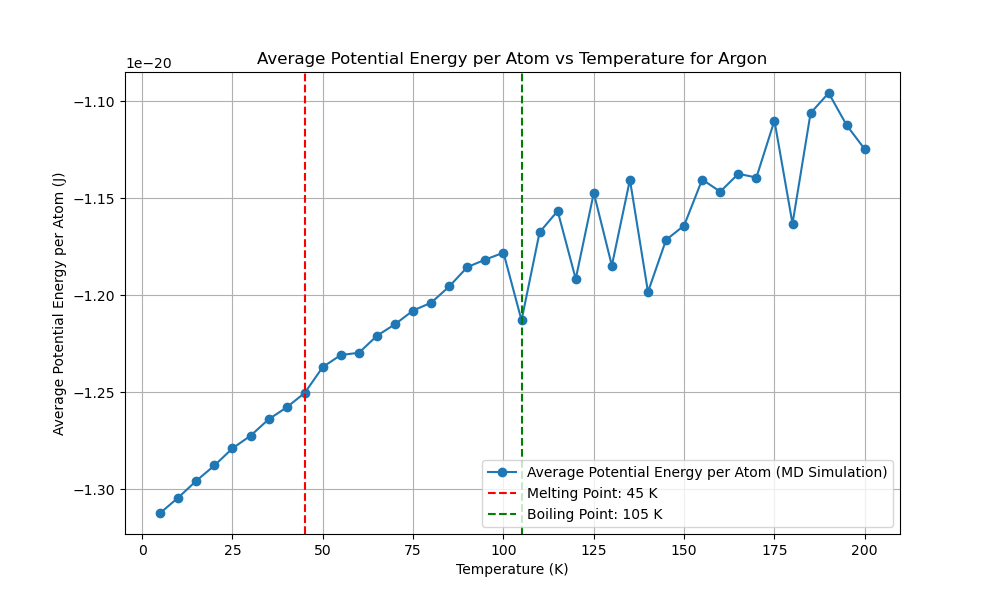

Write Python code to recreate this figure.
import numpy as np
import matplotlib.pyplot as plt
from scipy.optimize import minimize
from multiprocessing import Pool
import time
from reportlab.lib.pagesizes import letter
from reportlab.pdfgen import canvas
from tqdm import tqdm
from numba import njit, prange
import logging
import os

# Get the directory of the current script
script_dir = os.path.dirname(os.path.abspath(__file__))
script_base_name = os.path.splitext(os.path.basename(__file__))[0]

# Set up logging with the script's base name and directory
log_file_path = os.path.join(script_dir, f'{script_base_name}.log')
logging.basicConfig(filename=log_file_path, 
            level=logging.INFO, format='%(asctime)s:%(levelname)s:%(message)s')

EPSILON = 1.654017502e-21  
SIGMA = 3.405e-10  
MASS = 6.63e-26  
K_B = 1.38e-23 

def create_fcc_lattice(a, n):
    """Create an FCC lattice."""
    base = np.array([[0, 0, 0],
                     [0.5, 0.5, 0], [0.5, 0, 0.5], [0, 0.5, 0.5]])
    positions = np.zeros((n**3 * 4, 3))
    index = 0
    for x in range(n):
        for y in range(n):
            for z in range(n):
                offset = np.array([x, y, z])
                for b in base:
                    positions[index] = (offset + b) * a
                    index += 1
    return positions

@njit
def lennard_jones(r2):
    """Calculate the Lennard-Jones potential and force."""
    r6 = (SIGMA ** 2 / r2) ** 3
    r12 = r6 ** 2
    potential = 4 * EPSILON * (r12 - r6)
    force = 24 * EPSILON * (2 * r12 - r6) / r2
    return potential, force

@njit
def apply_pbc(position, box_length):
    """Apply periodic boundary conditions."""
    return position - box_length * np.round(position / box_length)

@njit
def custom_norm(arr, axis=1):
    """Compute the norm along a specified axis."""
    if axis == 1:
        return np.sqrt(np.sum(arr**2, axis=1))
    elif axis == 0:
        return np.sqrt(np.sum(arr**2, axis=0))
    else:
        raise ValueError("Invalid axis")

@njit(parallel=True)
def compute_forces(positions, box_length):
    """Compute forces using Lennard-Jones potential with PBC."""
    N = len(positions)
    forces = np.zeros_like(positions)
    potential_energy = 0.0

    for i in prange(N):
        for j in range(i + 1, N):
            r_vec = apply_pbc(positions[i] - positions[j], box_length)
            r2 = np.dot(r_vec, r_vec)
            if r2 < (2.5 * SIGMA) ** 2:
                potential, force = lennard_jones(r2)
                f = force * r_vec
                forces[i] += f
                forces[j] -= f
                potential_energy += potential
                
    return forces, potential_energy

@njit
def velocity_verlet_adaptive(positions,
            velocities, forces, dt, box_length, max_force_threshold=1e-13):
    """Velocity-Verlet integration with adaptive time step."""
    new_positions = positions + velocities * dt + 0.5 * forces * dt**2 / MASS
    new_positions = apply_pbc(new_positions, box_length)
    new_forces, _ = compute_forces(new_positions, box_length)
    max_force = np.max(custom_norm(new_forces, axis=1))
    
    if max_force > max_force_threshold:
        dt = max(0.9 * dt * (max_force_threshold / max_force)**0.5, 1e-16)
    
    new_velocities = velocities + 0.5 * (forces + new_forces) * dt / MASS
    return new_positions, new_velocities, new_forces, dt

@njit
def standard_verlet_adaptive(positions,
    velocities, forces, dt, box_length, max_force_threshold=1e-13):
    """Standard Verlet integration with adaptive time step."""
    new_positions = positions + velocities * dt + 0.5 * forces * dt**2 / MASS
    new_positions = apply_pbc(new_positions, box_length)
    new_forces, _ = compute_forces(new_positions, box_length)
    max_force = np.max(custom_norm(new_forces, axis=1))

    if max_force > max_force_threshold:
        dt = max(0.9 * dt * (max_force_threshold / max_force)**0.5, 1e-16)

    new_velocities = velocities + new_forces * dt / MASS
    return new_positions, new_velocities, new_forces, dt

@njit
def leapfrog_verlet_adaptive(positions,
    velocities, forces, dt, box_length, max_force_threshold=1e-13):
    """Leapfrog Verlet integration with adaptive time step."""
    half_dt = 0.5 * dt
    velocities_half = velocities + forces * half_dt / MASS
    new_positions = positions + velocities_half * dt
    new_positions = apply_pbc(new_positions, box_length)
    new_forces, _ = compute_forces(new_positions, box_length)
    max_force = np.max(custom_norm(new_forces, axis=1))

    if max_force > max_force_threshold:
        dt = max(0.9 * dt * (max_force_threshold / max_force)**0.5, 1e-16)

    new_velocities = velocities_half + new_forces * half_dt / MASS
    return new_positions, new_velocities, new_forces, dt




def adaptive_equilibration(positions, velocities, forces, dt, box_length,
                           verlet_algorithm, initial_equilibration_window=500,
                           initial_threshold=5e-25, min_threshold=5e-27,
                           max_threshold=5e-21, max_steps=100000):
    """Perform adaptive equilibration with dynamic threshold and window adjustment."""
    equilibration_steps = 0
    window_size = initial_equilibration_window
    recent_potential_energies = np.zeros(window_size)
    index = 0
    forces, _ = compute_forces(positions, box_length)
    threshold = initial_threshold
    equilibration_window = initial_equilibration_window
    
    with tqdm(total=equilibration_window, desc="Equilibration") as pbar:
        while equilibration_steps < max_steps:
            positions, velocities, forces, dt = verlet_algorithm(positions,
                velocities, forces, dt, box_length)
            _, potential_energy = compute_forces(positions, box_length)
            
            recent_potential_energies[index % window_size] = potential_energy # to Reduce Ram 
            index += 1
            
            if index >= window_size:
                mean_potential_energy = np.mean(recent_potential_energies)
                std_potential_energy = np.std(recent_potential_energies)
                logging.info(f"((len(recent_p_energies) > equiwindow)) STD: {std_potential_energy:.5e}, MEAN: {mean_potential_energy:.5e}")

                # Dynamically adjust the threshold based on the standard deviation
                if std_potential_energy > threshold:
                    threshold = min(threshold * 1.095, max_threshold)
                    new_window_size = min(int(window_size * 1.001), len(recent_potential_energies) * 1.001)
                    if new_window_size > window_size:
                        recent_potential_energies = np.resize(recent_potential_energies, new_window_size)
                        window_size = new_window_size
                    logging.info(f"((std_potential_energy > threshold)) threshold: {threshold:.5e}, MEAN: {mean_potential_energy:.5e}")
                else:
                    threshold = max(threshold * 0.6, min_threshold)
                    logging.info(f"((std_potential_energy < threshold)) threshold: {threshold:.5e}, MEAN: {mean_potential_energy:.5e}")

                if std_potential_energy < threshold and np.abs(potential_energy - mean_potential_energy) < threshold:
                    logging.info(f"Equilibration completed in {equilibration_steps} steps with dt={dt:.2e}")
                    break
                
                pbar.update(1)
            equilibration_steps += 1
            if equilibration_steps % 1000 == 0:
                logging.info(f"Step {equilibration_steps}: Potential Energy = {potential_energy:.5e}, dt = {dt:.2e}")
    
    return positions, velocities, forces, dt, equilibration_steps




def run_md_for_temperature(T, seed, verlet_algorithm, dt, sampling_steps=60000):
    """Run MD simulation for a single temperature using the specified Verlet algorithm."""
    np.random.seed(seed)
    a = 5.26e-10  # Initial guess for the lattice parameter
    n = 3  # Number of unit cells in each dimension
    positions = create_fcc_lattice(a, n)
    box_length = n * a  # Length of the simulation box
    N = len(positions)
    
    velocities = np.random.randn(N, 3) * np.sqrt(K_B * 5 / MASS)
    forces, _ = compute_forces(positions, box_length)

    # Rescale velocities to the desired temperature
    current_temperature = np.sum(MASS * np.sum(velocities**2, axis=1)) / (3 * N * K_B)
    scale_factor = np.sqrt(T / current_temperature)
    velocities *= scale_factor

    # Adaptive equilibration
    positions, velocities, forces, dt, equilibration_steps = adaptive_equilibration(
        positions, velocities, forces,
        dt, box_length, verlet_algorithm)

    logging.info(f"Equilibration steps: {equilibration_steps}")
    print(f"Equilibration steps: {equilibration_steps}")

    potential_energy = 0
    initial_total_energy = 0
    count = 0
    total_energy_drift = 0

    with tqdm(total=sampling_steps, desc="Progress") as pbar:
        potential_energy = 0
        count = 0
        total_energy_drift = 0
        initial_total_energy = None
    
        for step in range(sampling_steps):
            positions, velocities, forces, dt = verlet_algorithm(
                positions, velocities, forces, dt, box_length
            )
            kinetic_energy = 0.5 * MASS * np.sum(velocities**2)
            _, potential_energy_step = compute_forces(positions, box_length)
            total_energy = kinetic_energy + potential_energy_step
            potential_energy += potential_energy_step
    
            if step == 0:
                initial_total_energy = total_energy
    
            total_energy_drift += abs(total_energy - initial_total_energy)
            count += 1
            pbar.update(1)
            if step % 1000 == 0:
                logging.info(f"Step {step}: Kinetic Energy = {kinetic_energy:.5e}, Potential Energy = {potential_energy_step:.5e}, Total Energy = {total_energy:.5e}")
        
        average_potential_energy = potential_energy / count / N  
        energy_drift = total_energy_drift / count
    
    return dt, average_potential_energy, energy_drift







def potential_energy_for_lattice(a):
    """Calculate potential energy for a given lattice parameter."""
    positions = create_fcc_lattice(a, 3)
    box_length = 3 * a
    _, potential_energy = compute_forces(positions, box_length)
    return potential_energy





def optimize_lattice_parameter():
    """Optimize the lattice parameter."""
    initial_guesses = np.linspace(5e-10, 6e-10, 1000)
    results = [minimize(potential_energy_for_lattice,
                        [guess], bounds=[(5e-10, 6e-10)]) for
               guess in initial_guesses]
    best_result = min(results, key=lambda x: x.fun)
    return best_result.x[0]






def test_time_steps(T, seed, verlet_algorithm,
                    time_steps, sampling_steps=60000):
    """Test different time steps."""
    with Pool(16) as pool:
        args = [(T, seed, verlet_algorithm,
                 dt, sampling_steps) for dt in time_steps]
        results = pool.starmap(run_md_for_temperature, args)
    return results






def run_preliminary_steps_parallel(temperatures, seeds, verlet_algorithms, algorithm_names, time_steps, preliminary_steps):
    """Run preliminary steps in parallel."""
    args = [(T, seed, alg, dt, preliminary_steps) for alg in verlet_algorithms for T, seed, dt in zip(temperatures, seeds, time_steps)]
    with Pool(len(args)) as pool:
        results = pool.starmap(run_md_for_temperature, args)

    results_per_algorithm = [[] for _ in verlet_algorithms]

    for index, result in enumerate(results):
        if result is not None:
            alg_index = index // len(temperatures)
            results_per_algorithm[alg_index].append(result)

    potential_energies_per_algorithm = []
    energy_drifts_per_algorithm = []
    best_time_steps = []

    for i, alg_results in enumerate(results_per_algorithm):
        if not alg_results:
            print(f"No results for algorithm {algorithm_names[i]}")
            logging.warning(f"No results for algorithm {algorithm_names[i]}")
            continue

        potential_energies = [res[1] for res in alg_results if res is not None]
        energy_drifts = [res[2] for res in alg_results if res is not None]

        if not potential_energies or not energy_drifts:
            print(f"No valid results for algorithm {algorithm_names[i]}")
            logging.warning(f"No valid results for algorithm {algorithm_names[i]}")
            continue

        try:
            best_time_step = time_steps[np.argmin(energy_drifts)]
        except IndexError:
            logging.error(f"IndexError when finding best time step for algorithm {algorithm_names[i]}")
            best_time_step = None

        potential_energies_per_algorithm.append(np.mean(potential_energies))
        energy_drifts_per_algorithm.append(np.mean(energy_drifts))
        best_time_steps.append(best_time_step)
    
    # Filter out None values from the results
    potential_energies_per_algorithm = [pe for pe in potential_energies_per_algorithm if pe is not None]
    energy_drifts_per_algorithm = [ed for ed in energy_drifts_per_algorithm if ed is not None]
    best_time_steps = [ts for ts in best_time_steps if ts is not None]

    return potential_energies_per_algorithm, energy_drifts_per_algorithm, best_time_steps













def find_best_sampling_steps(T, seed, verlet_algorithm, time_step, sampling_step_range):
    """Find the best sampling steps."""
    results = []
    for sampling_steps in sampling_step_range:
        try:
            dt, potential_energy, energy_drift = run_md_for_temperature(T, seed, verlet_algorithm, time_step, sampling_steps)
            results.append((sampling_steps, potential_energy, energy_drift))
        except Exception as e:
            logging.error(f"Error in sampling steps {sampling_steps}: {e}")
            continue
    return results







def find_critical_boiling_melting_points(temperatures, potential_energies):
    # Compute the first and second derivatives
    first_derivative = np.gradient(potential_energies, temperatures)
    second_derivative = np.gradient(first_derivative, temperatures)
    
    # Critical point: maximum in the second derivative
    critical_point_index = np.argmax(second_derivative)
    critical_point = temperatures[critical_point_index]

    # Boiling point: second highest in the second derivative before the critical point
    pre_critical_second_derivative = second_derivative[:critical_point_index]
    boiling_point_index = np.argmax(pre_critical_second_derivative)
    boiling_point = temperatures[boiling_point_index]

    # Melting point: maximum in the first derivative before the boiling point
    pre_boiling_first_derivative = first_derivative[:boiling_point_index]
    melting_point_index = np.argmax(pre_boiling_first_derivative)
    melting_point = temperatures[melting_point_index]

    return melting_point, boiling_point, critical_point








def plot_potential_energy_vs_temperature(temperatures, potential_energies, melting_point, boiling_point, critical_point):
    plt.figure(figsize=(10, 6))
    plt.plot(temperatures, potential_energies, marker='o', linestyle='-', label='Average Potential Energy (MD Simulation)')
    plt.xlabel('Temperature (K)')
    plt.ylabel('Average Potential Energy (J)')
    plt.title('Average Potential Energy vs Temperature for Argon')

    if melting_point is not None:
        plt.axvline(melting_point, color='r', linestyle='--', label=f'Melting Point: {melting_point} K')
    if boiling_point is not None:
        plt.axvline(boiling_point, color='g', linestyle='--', label=f'Boiling Point: {boiling_point} K')
    if critical_point is not None:
        plt.axvline(critical_point, color='b', linestyle='--', label=f'Critical Point: {critical_point} K')
    
    plt.legend()
    plt.grid(True)
    plt.show()








def generate_pdf_report(melting_point, boiling_point, a_opt, temperatures, potential_energies, runtime, best_algorithm_name, best_time_step, reason):
    script_base_name = os.path.splitext(os.path.basename(__file__))[0]
    filename = os.path.join(script_dir, f"{script_base_name}.pdf")
    plot_filename = os.path.join(script_dir, f"{script_base_name}.png")

    c = canvas.Canvas(filename, pagesize=letter)
    width, height = letter

    c.drawString(50, height - 50, "Molecular Dynamics Simulation Report")
    c.drawString(50, height - 70, f"Optimized Lattice Parameter: {a_opt:.4e} m")
    if melting_point is not None:
        c.drawString(50, height - 90, f"Melting Point: {melting_point} K")
    if boiling_point is not None:
        c.drawString(50, height - 110, f"Boiling Point: {boiling_point} K")
    c.drawString(50, height - 130, f"Total Runtime: {runtime:.2f} seconds")
    c.drawString(50, height - 150, f"Best Verlet Algorithm: {best_algorithm_name}")
    c.drawString(50, height - 170, f"Best Time Step: {best_time_step:.2e} s")

    reason_text = f"Reason: {reason}"
    max_chars_per_line = 78
    wrapped_reason = "\n".join([reason_text[i:i + max_chars_per_line] for i in range(0, len(reason_text), max_chars_per_line)])
    for i, line in enumerate(wrapped_reason.split('\n')):
        c.drawString(50, height - 190 - i * 20, line)

    plt.figure(figsize=(10, 6))
    plt.plot(temperatures, potential_energies, marker='o', linestyle='-', label='Average Potential Energy per Atom (MD Simulation)')
    plt.xlabel('Temperature (K)')
    plt.ylabel('Average Potential Energy per Atom (J)')
    plt.title('Average Potential Energy per Atom vs Temperature for Argon')
    if melting_point is not None:
        plt.axvline(melting_point, color='r', linestyle='--', label=f'Melting Point: {melting_point} K')
    if boiling_point is not None:
        plt.axvline(boiling_point, color='g', linestyle='--', label=f'Boiling Point: {boiling_point} K')
    plt.legend()
    plt.grid(True)
    plt.savefig(plot_filename)
    plt.close()

    try:
        c.drawImage(plot_filename, 50, 200, width=500, height=300)
    except FileNotFoundError:
        logging.error(f"File {plot_filename} not found. Skipping image in the PDF report.")

    c.save()








def main():
    """Main function to run the MD simulation."""
    start_time = time.time()

    a_opt = optimize_lattice_parameter()
    print(f"Optimized lattice parameter: {a_opt}")
    logging.info(f"Optimized lattice parameter: {a_opt}")

    temperatures = np.arange(5, 205, 5)
    preliminary_temperatures = np.arange(5, 205, 50)

    time_steps = [1e-14, 1e-15, 5e-16, 1e-16, 5e-15]

    seeds = np.random.randint(0, 10000, len(temperatures))
    preliminary_seeds = np.random.randint(0, 10000, len(preliminary_temperatures))

    verlet_algorithms = [
        velocity_verlet_adaptive,
        standard_verlet_adaptive,
        leapfrog_verlet_adaptive
    ]
    algorithm_names = [
        "Velocity-Verlet (Adaptive)",
        "Standard Verlet (Adaptive)",
        "Leapfrog Verlet (Adaptive)"
    ]

    preliminary_steps = 80
    potential_energies_per_algorithm, energy_drifts_per_algorithm, best_time_steps = run_preliminary_steps_parallel(
        preliminary_temperatures,
        preliminary_seeds,
        verlet_algorithms,
        algorithm_names, time_steps, preliminary_steps)

    if not potential_energies_per_algorithm or not energy_drifts_per_algorithm or not best_time_steps:
        print("Error: No valid preliminary results obtained.")
        logging.error("No valid preliminary results obtained.")
        return

    if not best_time_steps:
        print("Error: No valid best time steps obtained.")
        logging.error("No valid best time steps obtained.")
        return

    best_algorithm_index = np.argmin([pe + ed for pe, ed in zip(potential_energies_per_algorithm, energy_drifts_per_algorithm)])
    best_verlet_algorithm = verlet_algorithms[best_algorithm_index]
    best_algorithm_name = algorithm_names[best_algorithm_index]
    best_time_step = best_time_steps[best_algorithm_index]
    reason = (f"Lowest average potential energy ({potential_energies_per_algorithm[best_algorithm_index]:.2e} J) "
              f"and minimal energy drift ({energy_drifts_per_algorithm[best_algorithm_index]:.2e} J) "
              f"during preliminary simulation.")
    print(f"Best Verlet algorithm: {best_algorithm_name}")
    print(f"Best time step: {best_time_step}")

    sampling_step_range = [200, 300, 500, 600]

    # Collect results for all preliminary temperatures
    sampling_results = []
    for T, seed in zip(preliminary_temperatures, preliminary_seeds):
        results = find_best_sampling_steps(T, seed, best_verlet_algorithm, best_time_step, sampling_step_range)
        sampling_results.extend(results)

    # Calculate the average potential energy and energy drift for each sampling step
    average_results = {}
    for sampling_steps, potential_energy, energy_drift in sampling_results:
        if sampling_steps not in average_results:
            average_results[sampling_steps] = {'potential_energy': [], 'energy_drift': []}
        average_results[sampling_steps]['potential_energy'].append(potential_energy)
        average_results[sampling_steps]['energy_drift'].append(energy_drift)

    # Compute averages and normalize them
    max_ape = 0
    max_aed = 0
    for sampling_steps in average_results:
        average_results[sampling_steps]['average_potential_energy'] = np.mean(average_results[sampling_steps]['potential_energy'])
        average_results[sampling_steps]['average_energy_drift'] = np.mean(average_results[sampling_steps]['energy_drift'])
        max_ape = max(max_ape, average_results[sampling_steps]['average_potential_energy'])
        max_aed = max(max_aed, average_results[sampling_steps]['average_energy_drift'])

    # Calculate the combined score
    w_ape = 0.5
    w_aed = 0.5
    for sampling_steps in average_results:
        normalized_ape = average_results[sampling_steps]['average_potential_energy'] / max_ape if max_ape != 0 else 0
        normalized_aed = average_results[sampling_steps]['average_energy_drift'] / max_aed if max_aed != 0 else 0
        average_results[sampling_steps]['score'] = w_ape * normalized_ape + w_aed * normalized_aed

    # Choose the best sampling step based on the minimum score
    best_sampling_steps = min(average_results.items(), key=lambda x: x[1]['score'])[0]
    print(f"Best sampling steps: {best_sampling_steps}")
    logging.info(f"Best sampling steps: {best_sampling_steps}")

    with Pool(16) as pool:
        results = pool.starmap(run_md_for_temperature, [(T, seed, best_verlet_algorithm, best_time_step, best_sampling_steps) for T, seed in zip(temperatures, seeds)])

    dts, potential_energies, energy_drifts = zip(*results)

    end_time = time.time()
    runtime = end_time - start_time
    print(f"Runtime: {runtime:.2f} seconds")

    melting_point, boiling_point, critical_point = find_critical_boiling_melting_points(temperatures, potential_energies)

    logging.info(f"Detected Melting Point: {melting_point} K")
    logging.info(f"Detected Boiling Point: {boiling_point} K")
    logging.info(f"Detected Critical Point: {critical_point} K")

    plot_potential_energy_vs_temperature(temperatures, potential_energies, melting_point, boiling_point, critical_point)

    generate_pdf_report(melting_point, boiling_point, a_opt, temperatures, potential_energies, runtime, best_algorithm_name, best_time_step, reason)


if __name__ == "__main__":
    main()
